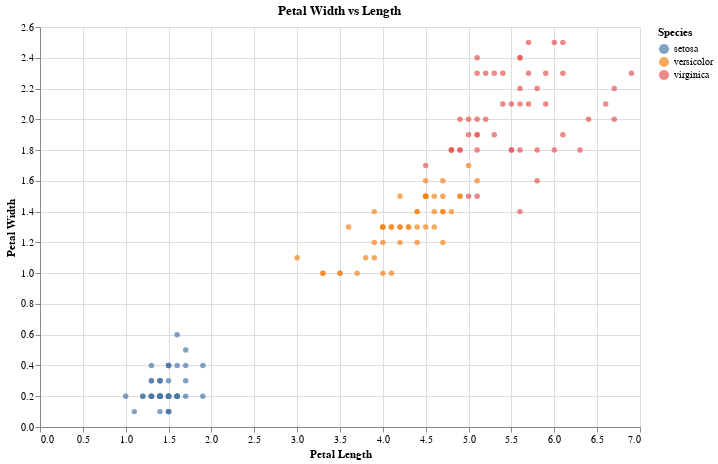

Write notebook code for a chart like this one.
### Code cell
#altair

alt.Chart(iris).mark_point(filled=True).encode(
    x=alt.X('PetalLengthCm').title('Petal Length'),
    y=alt.Y('PetalWidthCm').title('Petal Width'),
    color=alt.Color('Species').title('Species'),
    tooltip=['PetalLengthCm', 'PetalWidthCm']
).properties(title='Petal Width vs Length', width=600, height=400)

### Figure 1 — Vega-Lite specification as saved in the notebook (floating-point values rounded to 4 significant figures; data arrays with more than 128 entries replaced by an {"elided": "..."} marker saying what was removed)
{"config": {"view": {"continuousWidth": 300, "continuousHeight": 300}}, "data": {"name": "data-ffd5abda96e760ec2badbd0b69ef022c"}, "mark": {"type": "point", "filled": true}, "encoding": {"color": {"field": "Species", "title": "Species", "type": "nominal"}, "tooltip": [{"field": "PetalLengthCm", "type": "quantitative"}, {"field": "PetalWidthCm", "type": "quantitative"}], "x": {"field": "PetalLengthCm", "title": "Petal Length", "type": "quantitative"}, "y": {"field": "PetalWidthCm", "title": "Petal Width", "type": "quantitative"}}, "height": 400, "title": "Petal Width vs Length", "width": 600, "$schema": "https://vega.github.io/schema/vega-lite/v5.16.3.json", "datasets": {"data-ffd5abda96e760ec2badbd0b69ef022c": {"elided": "150 records"}}}
